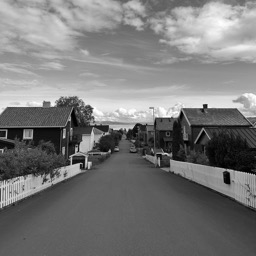
%> input picture week2/image_gs.png, 256 x 256 px
$ octave main.m   (GNU Octave 9; MATLAB toolbox functions it lacks are replaced by stand-ins)
%> lines starting %> are read from the running program, lines starting %| are printed output that depends on the picture
### week2/convertToGrayscale.m
function grayImage = convertToGrayscale(imagePath)
%> called with imagePath = 'image_gs.png'
    % convertToGrayscale - Converts an image to grayscale.
    %
    % Syntax: grayImage = convertToGrayscale(imagePath)
    %
    % Inputs:
    %    imagePath - String. Path to the image file.
    %
    % Outputs:
    %    grayImage - Matrix. Grayscale image.

    % Read the image from the given path
    originalImage = imread(imagePath);
%> originalImage is the input picture: size 256x256x3 uint8; min 0, max 255, mean 120.7

    % Check if the image is in color (3 channels)
    if size(originalImage, 3) == 3
        % Convert to grayscale
        grayImage = rgb2gray(originalImage);
    else
        % The image is already grayscale
        grayImage = originalImage;
    end
end

### week2/calculateHistogram.m
function [histogramData] = calculateHistogram(inputImage)
    % Convert the input image to double
    inputImage = double(inputImage);

    % Initialize an array to count the occurrence of each pixel value
    histogramData = zeros(256, 1);

    % Get the size of the input image
    imageSize = size(inputImage);
%> imageSize = [256 256]

    for i = 1:imageSize(1)
        for j = 1:imageSize(2)
            % Increment the count for the corresponding pixel value
            histogramData(inputImage(i, j) + 1) = histogramData(inputImage(i, j) + 1) + 1;
        end
    end
%> after the loop, histogramData = 256 values, max 1602 at index 97, min 6 at index 256, mean 256

    % Plot the histogram
    bar(histogramData);
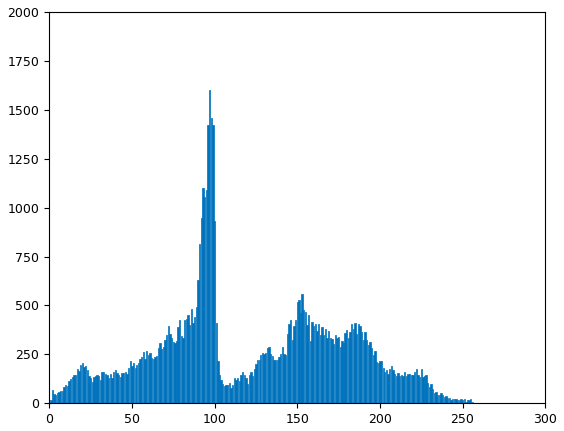
%> figure redrawn from the program's plot data; tallest bar 1602 high, from x = 96.6 to 97.4
end

### week2/normalizeImage.m
function [normalizedImage] = normalizeImage(inputImage)
    % Find the maximum and minimum values in the input image
    maxVal = max(inputImage(:));
    minVal = min(inputImage(:));

    % Normalize the input image and convert it to uint8 format
    normalizedImage = uint8(floor(double(double(inputImage - minVal) / double(maxVal - minVal)) * 255));
end

### week2/performHistogramEqualization.m
function [equalizedImage] = performHistogramEqualization(histogramData, inputImage, n)
    % Calculate the maximum possible pixel value
    maxPixelValue = 2^n - 1;

    % Convert the histogram data to double
    histogramData = double(histogramData);

    % Find the maximum pixel value in the input image
    maxPixelValInputImage = max(inputImage(:));

    % Calculate the probabilities of each pixel intensity
    probabilities = histogramData / sum(histogramData);

    % Calculate the cumulative probabilities
    cumulativeProbabilities = cumsum(probabilities);

    % Normalize the histogram
    normalizedHistogram = double(cumulativeProbabilities) * double(maxPixelValue);

    % Round down the values in the normalized histogram
    normalizedHistogram = floor(normalizedHistogram);

    % Initialize the equalized image with the input image
    equalizedImage = inputImage;

    for i = 1:maxPixelValInputImage + 1
        equalizedImage(inputImage == i - 1) = normalizedHistogram(i);
    end
end

### week2/main.m
% Define the file path for the input image
inputImagePath = 'image_gs.png';

% Call the function to convert the image to grayscale
grayscaleImage = convertToGrayscale(inputImagePath);

% Calculate the histogram of the grayscale image
histogramData = calculateHistogram(grayscaleImage);

% Normalize the grayscale image
normalizedImage = normalizeImage(grayscaleImage);
%> in normalizeImage, `maxVal = max(inputImage(:));`: maxVal = 255
%> in normalizeImage, `minVal = min(inputImage(:));`: minVal = 0

% Perform histogram equalization on the grayscale image
equalizedImage = performHistogramEqualization(histogramData, normalizedImage, 8);
%> in performHistogramEqualization, `maxPixelValInputImage = max(inputImage(:));`: maxPixelValInputImage = 255
%> in performHistogramEqualization, `probabilities = histogramData / sum(histogramData);`: probabilities = 256 values, max 0.0244 at index 97, min 9.16e-05 at index 256, mean 0.00391
%> in performHistogramEqualization, `cumulativeProbabilities = cumsum(probabilities);`: cumulativeProbabilities = 256 values from 0.000259 to 1
%> in performHistogramEqualization, `normalizedHistogram = double(cumulativeProbabilities) * double(maxPixe..`: normalizedHistogram = 256 values from 0.0661 to 255
%> in performHistogramEqualization, `normalizedHistogram = floor(normalizedHistogram);`: normalizedHistogram = 256 values from 0 to 255
%> after the loop in performHistogramEqualization, `for i = 1:maxPixelValInputImage + 1`:
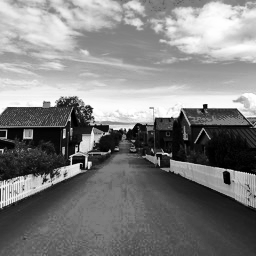
%> equalizedImage: size 256x256 uint8; min 0, max 255, mean 127.9

% Calculate difference images
differenceNormalized = imabsdiff(grayscaleImage, normalizedImage);
%> differenceNormalized: size 256x256 uint8; every value is 0
differenceEqualized = imabsdiff(grayscaleImage, equalizedImage);
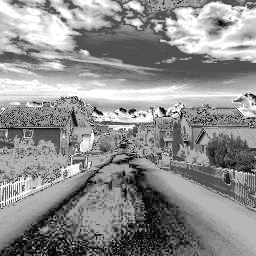
%> differenceEqualized: size 256x256 uint8; min 0, max 35, mean 19.5; drawn with min black and max white

% Create the first figure for the normalized image and its difference
figure;

subplot(1, 3, 1);
imshow(grayscaleImage);
title('Original Grayscale Image');

subplot(1, 3, 2);
imshow(normalizedImage);
title('Normalized Grayscale Image');

subplot(1, 3, 3);
imshow(differenceNormalized);
title('Difference from Original (Normalized)');

% Create the second figure for the equalized image and its difference
figure;

subplot(1, 3, 1);
imshow(grayscaleImage);
title('Original Grayscale Image');

subplot(1, 3, 2);
imshow(equalizedImage);
title('Histogram Equalized Grayscale Image');

subplot(1, 3, 3);
imshow(differenceEqualized);
title('Difference from Original (Equalized)');
